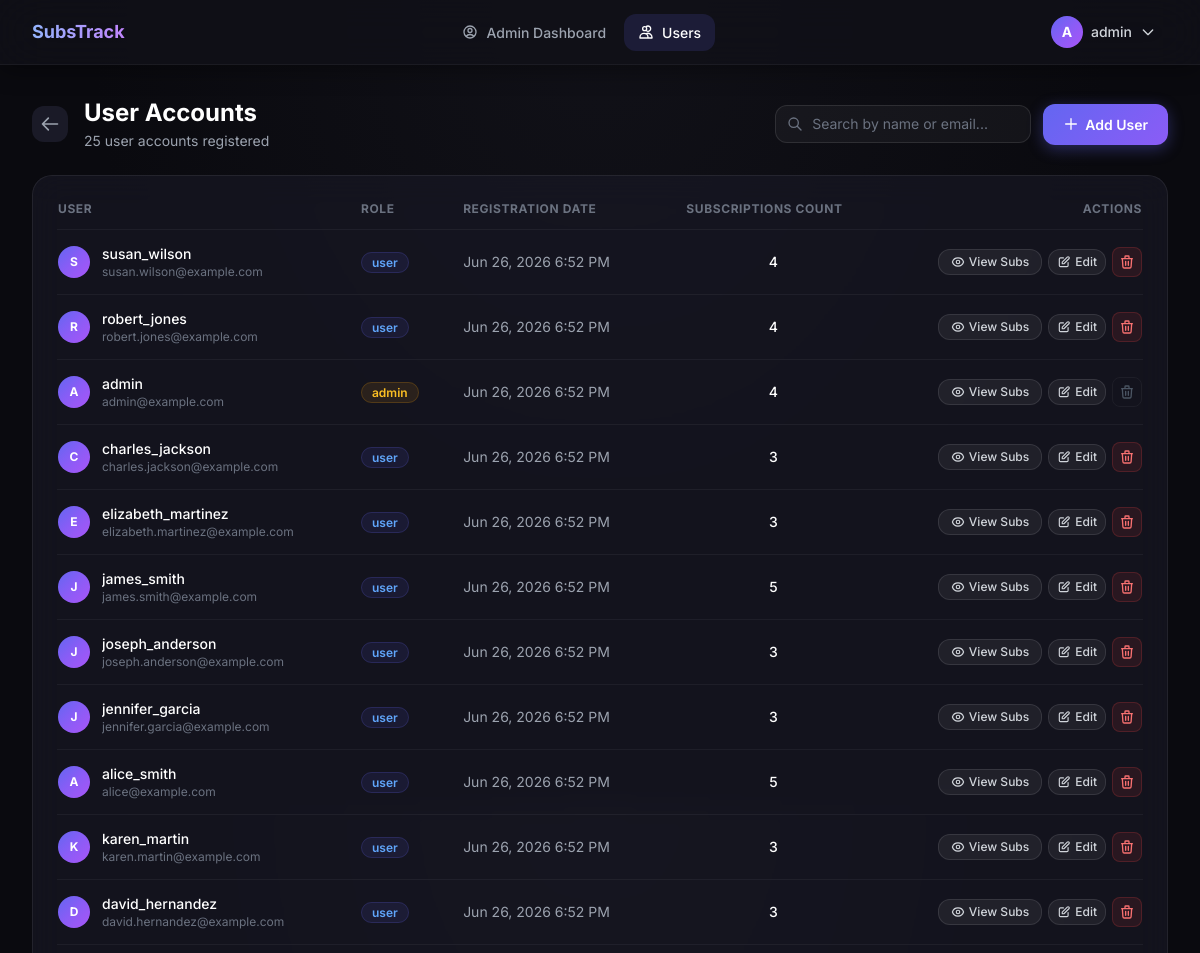
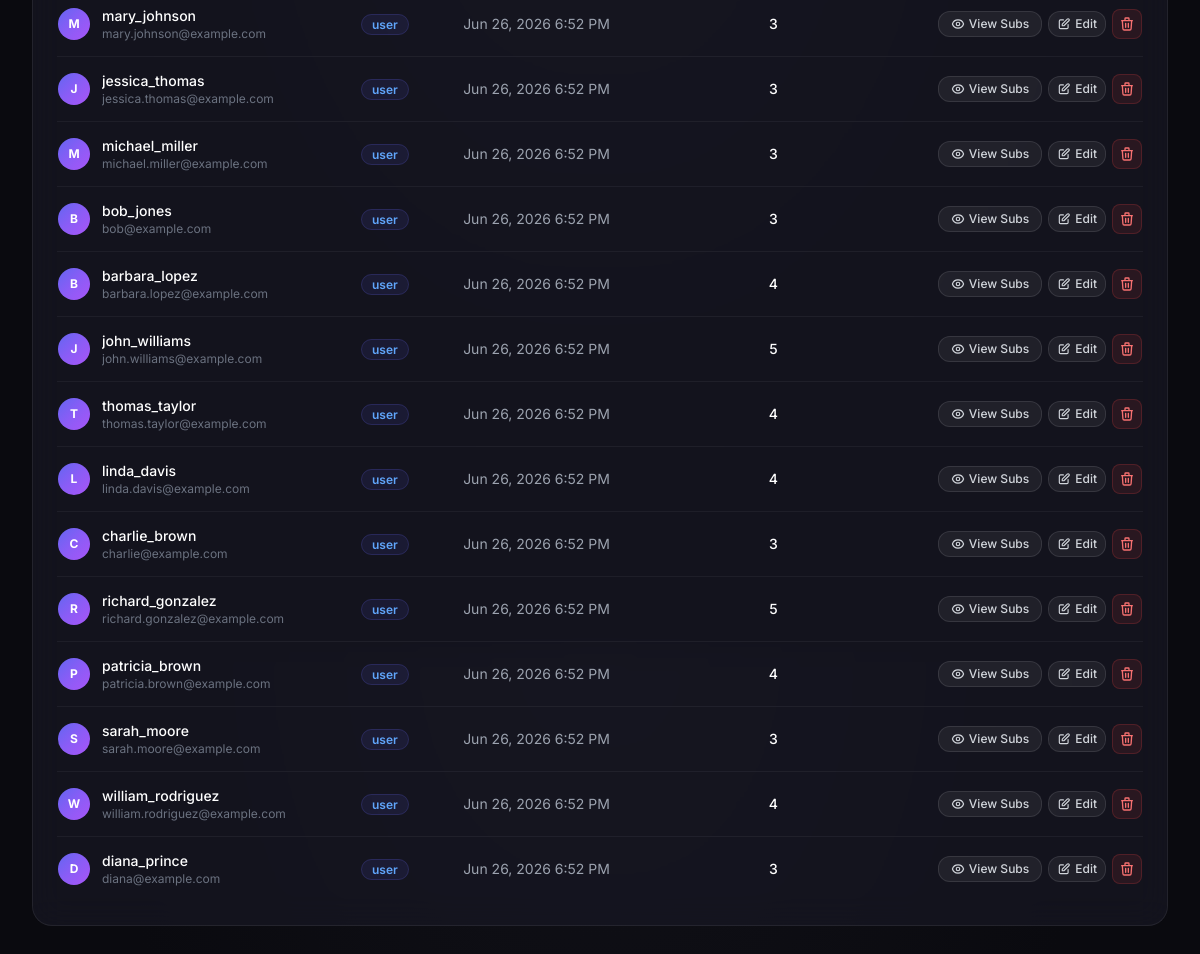
The app's page /admin/users (signed in) with its own data (2 pictures, top to bottom).
### tables this page shows
CREATE TABLE IF NOT EXISTS users (
    id           INT UNSIGNED    NOT NULL AUTO_INCREMENT,
    username     VARCHAR(50)     NOT NULL,
    email        VARCHAR(150)    NOT NULL,
    password     VARCHAR(255)    NOT NULL,
    role         ENUM('admin','user') NOT NULL DEFAULT 'user',
    created_at   TIMESTAMP       NOT NULL DEFAULT CURRENT_TIMESTAMP,
    updated_at   TIMESTAMP       NOT NULL DEFAULT CURRENT_TIMESTAMP ON UPDATE CURRENT_TIMESTAMP,
    PRIMARY KEY (id),
    UNIQUE KEY uq_users_email    (email),
    UNIQUE KEY uq_users_username (username)
);

### controllers/AdminController.php (called while the page is built, shortened)
<?php
require_once dirname(__DIR__) . '/models/User.php';
require_once dirname(__DIR__) . '/models/Subscription.php';
require_once __DIR__ . '/Session.php';
class AdminController
{
    private User $userModel;
    public function __construct()
    {
        $this->userModel = new User();
    }
    public function users(): void
    {
        $query = trim($_GET['q'] ?? '');
        if ($query !== '') {
            $users = $this->userModel->searchUsers($query);
        } else {
            $users = $this->userModel->getAll();
        }
        require_once dirname(__DIR__) . '/views/admin/users.php';
    }
}

### config/database.php (called while the page is built, shortened)
<?php
class Database
{
    private static ?PDO $instance = null;
    public static function getInstance(): PDO
    {
        if (self::$instance === null) {
            $host    = $_ENV['DB_HOST']    ?? '127.0.0.1';
            $port    = $_ENV['DB_PORT']    ?? '3306';
            $dbname  = $_ENV['DB_NAME']    ?? 'subscription_tracker';
            $user    = $_ENV['DB_USER']    ?? 'root';
            $pass    = $_ENV['DB_PASS']    ?? '';
            $charset = $_ENV['DB_CHARSET'] ?? 'utf8mb4';
            $dsn = "mysql:host={$host};port={$port};dbname={$dbname};charset={$charset}";
            $options = [
                PDO::ATTR_ERRMODE            => PDO::ERRMODE_EXCEPTION,
                PDO::ATTR_DEFAULT_FETCH_MODE => PDO::FETCH_ASSOC,
                PDO::ATTR_EMULATE_PREPARES   => false,
                PDO::MYSQL_ATTR_FOUND_ROWS   => true,
                PDO::ATTR_TIMEOUT            => 5,
            ];
            try {
                self::$instance = new PDO($dsn, $user, $pass, $options);
            } catch (PDOException $e) {
                error_log('[Database] Connection failed: ' . $e->getMessage());
                die(json_encode(['error' => 'Database connection failed. Please try again later.']));
            }
        }
        return self::$instance;
    }
}

### models/User.php (called while the page is built, shortened)
<?php
require_once dirname(__DIR__) . '/config/database.php';
class User
{
    private PDO $db;
    public function __construct()
    {
        $this->db = Database::getInstance();
    }
    public function getAll(): array
    {
        $stmt = $this->db->prepare(
            'SELECT u.id, u.username, u.email, u.role, u.created_at, COUNT(s.id) AS subscription_count
             FROM users u
             LEFT JOIN subscriptions s ON u.id = s.user_id
             GROUP BY u.id
             ORDER BY u.created_at DESC'
        );
        $stmt->execute();
        return $stmt->fetchAll();
    }
}

### controllers/Session.php (called while the page is built, shortened)
<?php
class Session
{
    public static function get(string $key, mixed $default = null): mixed
    {
        return $_SESSION[$key] ?? $default;
    }
}

### views/admin/users.php (the view, shortened to what this page needs)
<?php
$users           = $users ?? [];
$query           = $query ?? '';
require_once __DIR__ . '/../layout/header.php';
require_once __DIR__ . '/../layout/navbar.php';
$loggedInAdminId = (int) \Session::get('user_id');
?>
<div class="min-h-screen">
    <main class="max-w-7xl mx-auto px-4 sm:px-6 lg:px-8 py-8 space-y-6">
        <div class="flex flex-col sm:flex-row sm:items-center sm:justify-between gap-4">
            <div class="flex items-center gap-4">
                <a href="/admin"
                   class="p-2 rounded-xl bg-surface-700 hover:bg-surface-600 text-gray-400 hover:text-white transition-all duration-200"
                   aria-label="Go back">
                    <svg class="w-5 h-5" fill="none" viewBox="0 0 24 24" stroke="currentColor">
                        <path stroke-linecap="round" stroke-linejoin="round" stroke-width="2" d="M10 19l-7-7m0 0l7-7m-7 7h18"/>
                    </svg>
                </a>
                <div>
                    <h1 class="text-2xl font-bold text-white">User Accounts</h1>
                    <p class="text-gray-400 text-sm mt-0.5"><?= count($users) ?> user accounts registered</p>
                </div>
            </div>
            <div class="flex items-center gap-3 w-full sm:w-auto">
                <form method="GET" action="/admin/users" class="relative flex-1 sm:flex-initial">
                    <span class="absolute left-3 top-1/2 -translate-y-1/2 text-gray-500">
                        <svg class="w-4 h-4" fill="none" viewBox="0 0 24 24" stroke="currentColor">
                            <path stroke-linecap="round" stroke-linejoin="round" stroke-width="2" d="M21 21l-6-6m2-5a7 7 0 11-14 0 7 7 0 0114 0z" />
                        </svg>
                    </span>
                    <input type="text" name="q" placeholder="Search by name or email..."
                        value="<?= htmlspecialchars($query ?? '', ENT_QUOTES) ?>"
                        class="form-input pl-9 py-2 text-sm w-full sm:w-64 focus:w-80 transition-all duration-300" />
                </form>
                <a href="/admin/users/create" class="btn-primary whitespace-nowrap">
                    <svg class="w-4 h-4 mr-1.5 inline" fill="none" viewBox="0 0 24 24" stroke="currentColor">
                        <path stroke-linecap="round" stroke-linejoin="round" stroke-width="2" d="M12 4v16m8-8H4" />
                    </svg>
                    Add User
                </a>
            </div>
        </div>
        <div class="glass-card p-6">
            <?php if (empty($users)): ?>
                <div class="flex flex-col items-center justify-center py-16 text-center">
                    <div class="w-16 h-16 rounded-full bg-surface-600 flex items-center justify-center mb-4">
                        <svg class="w-8 h-8 text-gray-500" fill="none" viewBox="0 0 24 24" stroke="currentColor">
                            <path stroke-linecap="round" stroke-linejoin="round" stroke-width="2" d="M12 4.354a4 4 0 110 5.292M15 21H3v-1a6 6 0 0112 0v1zm0 0h6v-1a6 6 0 00-9-5.197M13 7a3 3 0 11-6 0 3 3 0 016 0z" />
                        </svg>
                    </div>
                    <h3 class="text-white font-medium">No users found</h3>
                    <p class="text-gray-500 text-xs mt-1">Try resetting your search query.</p>
                    <a href="/admin/users" class="btn-secondary text-xs mt-4">Reset Filter</a>
                </div>
            <?php else: ?>
                <div class="overflow-x-auto">
                    <table class="w-full text-left border-collapse">
                        <thead>
                            <tr class="border-b border-white/5 text-xs text-gray-500 uppercase tracking-wider font-semibold">
                                <th class="pb-3 pr-4 cursor-pointer select-none hover:text-white transition-colors duration-150 sort-header group" data-sort="name">
                                    <div class="flex items-center gap-1.5">
                                        <span>User</span>
                                    </div>
                                </th>
                                <th class="pb-3 px-4 cursor-pointer select-none hover:text-white transition-colors duration-150 sort-header group" data-sort="role">
                                    <div class="flex items-center gap-1.5">
                                        <span>Role</span>
                                    </div>
                                </th>
                                <th class="pb-3 px-4 cursor-pointer select-none hover:text-white transition-colors duration-150 sort-header group" data-sort="registrationDate">
                                    <div class="flex items-center gap-1.5">
                                        <span>Registration Date</span>
                                    </div>
                                </th>
                                <th class="pb-3 px-4 cursor-pointer select-none hover:text-white transition-colors duration-150 sort-header group" data-sort="subscriptionsCount">
                                    <div class="flex items-center justify-center gap-1.5">
                                        <span>Subscriptions Count</span>
                                    </div>
                                </th>
                                <th class="pb-3 pl-4 text-right">Actions</th>
                            </tr>
                        </thead>
                        <tbody class="divide-y divide-white/5 text-sm">
                            <?php foreach ($users as $u): ?>
                                <tr class="hover:bg-white/[0.01] transition-colors duration-150"
                                    data-name="<?= htmlspecialchars($u['username'], ENT_QUOTES) ?>"
                                    data-role="<?= htmlspecialchars($u['role'], ENT_QUOTES) ?>"
                                    data-date="<?= htmlspecialchars($u['created_at'], ENT_QUOTES) ?>"
                                    data-subs="<?= (int)$u['subscription_count'] ?>">
                                    <td class="py-3.5 pr-4 flex items-center gap-3">
                                        <div class="w-8 h-8 rounded-full bg-gradient-brand flex items-center justify-center text-xs font-bold text-white">
                                            <?= htmlspecialchars(strtoupper(substr($u['username'], 0, 1)), ENT_QUOTES) ?>
                                        </div>
                                        <div class="min-w-0">
                                            <p class="font-medium text-white truncate"><?= htmlspecialchars($u['username'], ENT_QUOTES) ?></p>
                                            <p class="text-xs text-gray-500 truncate"><?= htmlspecialchars($u['email'], ENT_QUOTES) ?></p>
                                        </div>
                                    </td>
                                    <td class="py-3.5 px-4">
                                        <span class="text-xs font-semibold px-2.5 py-0.5 rounded-full border <?= $u['role'] === 'admin' ? 'bg-amber-500/10 border-amber-500/20 text-amber-400' : 'bg-brand-500/10 border-brand-500/20 text-brand-400' ?>">
                                            <?= htmlspecialchars($u['role'], ENT_QUOTES) ?>
                                        </span>
                                    </td>
                                    <td class="py-3.5 px-4 text-gray-400">
                                        <?= date('M j, Y g:i A', strtotime($u['created_at'])) ?>
                                    </td>
                                    <td class="py-3.5 px-4 text-center text-white font-medium">
                                        <?= (int)$u['subscription_count'] ?>
                                    </td>
                                    <td class="py-3.5 pl-4 text-right">
                                        <div class="flex items-center justify-end gap-1.5">
                                            <a href="/admin/users/<?= $u['id'] ?>/subscriptions"
                                                class="btn-secondary py-1 px-3 text-xs flex items-center gap-1">
                                                View Subs
                                            </a>
                                            <a href="/admin/users/<?= $u['id'] ?>/edit"
                                                class="btn-secondary py-1 px-2 text-xs flex items-center gap-1">
                                                <svg class="w-3.5 h-3.5" fill="none" viewBox="0 0 24 24" stroke="currentColor">
                                                    <path stroke-linecap="round" stroke-linejoin="round" stroke-width="2" d="M11 5H6a2 2 0 00-2 2v11a2 2 0 002 2h11a2 2 0 002-2v-5m-1.414-9.414a2 2 0 112.828 2.828L11.828 15H9v-2.828l8.586-8.586z" />
                                                </svg>
                                                Edit
                                            </a>
                                            <?php if ($u['id'] !== $loggedInAdminId): ?>
                                                <form method="POST" action="/admin/users/<?= $u['id'] ?>/delete"
                                                    class="inline-block delete-confirm-form"
                                                    data-confirm="Are you sure you want to permanently delete user &quot;<?= htmlspecialchars($u['username'], ENT_QUOTES) ?>&quot;?<br/><br/>This will also cascade delete all subscriptions and email alerts for this account!">
                                                    <button type="submit"
                                                        class="flex items-center justify-center p-1.5 rounded-lg bg-red-500/10 hover:bg-red-500/20 text-red-400 border border-red-500/20 hover:border-red-500/40 transition-all duration-200">
                                                        <svg class="w-4 h-4" fill="none" viewBox="0 0 24 24" stroke="currentColor">
                                                            <path stroke-linecap="round" stroke-linejoin="round" stroke-width="2" d="M19 7l-.867 12.142A2 2 0 0116.138 21H7.862a2 2 0 01-1.995-1.858L5 7m5 4v6m4-6v6m1-10V4a1 1 0 00-1-1h-4a1 1 0 00-1 1v3M4 7h16" />
                                                        </svg>
                                                    </button>
                                                </form>
                                            <?php else: ?>
                                                <span class="p-1.5 text-gray-600 cursor-not-allowed border border-white/5 rounded-lg" title="Cannot delete yourself">
                                                    <svg class="w-4 h-4" fill="none" viewBox="0 0 24 24" stroke="currentColor">
                                                        <path stroke-linecap="round" stroke-linejoin="round" stroke-width="2" d="M19 7l-.867 12.142A2 2 0 0116.138 21H7.862a2 2 0 01-1.995-1.858L5 7m5 4v6m4-6v6m1-10V4a1 1 0 00-1-1h-4a1 1 0 00-1 1v3M4 7h16" />
                                                    </svg>
                                                </span>
                                            <?php endif; ?>
                                        </div>
                                    </td>
                                </tr>
                            <?php endforeach; ?>
                        </tbody>
                    </table>
                </div>
            <?php endif; ?>
        </div>
    </main>
</div>
<?php require_once __DIR__ . '/../layout/footer.php'; ?>

### records on screen
users: username "S", username "susan_wilson", email "susan.wilson@example.com", role "user", created_at "Jun 26, 2026 6:52 PM", subscription_count "4"
users: username "R", username "robert_jones", email "robert.jones@example.com", role "user", created_at "Jun 26, 2026 6:52 PM", subscription_count "4"
users: username "A", username "admin", email "admin@example.com", role "admin", created_at "Jun 26, 2026 6:52 PM", subscription_count "4"
users: username "C", username "charles_jackson", email "charles.jackson@example.com", role "user", created_at "Jun 26, 2026 6:52 PM", subscription_count "3"
users: username "E", username "elizabeth_martinez", email "elizabeth.martinez@example.com", role "user", created_at "Jun 26, 2026 6:52 PM", subscription_count "3"
users: username "J", username "james_smith", email "james.smith@example.com", role "user", created_at "Jun 26, 2026 6:52 PM", subscription_count "5"
users: username "J", username "joseph_anderson", email "joseph.anderson@example.com", role "user", created_at "Jun 26, 2026 6:52 PM", subscription_count "3"
users: username "J", username "jennifer_garcia", email "jennifer.garcia@example.com", role "user", created_at "Jun 26, 2026 6:52 PM", subscription_count "3"
users: username "A", username "alice_smith", email "alice@example.com", role "user", created_at "Jun 26, 2026 6:52 PM", subscription_count "5"
users: username "K", username "karen_martin", email "karen.martin@example.com", role "user", created_at "Jun 26, 2026 6:52 PM", subscription_count "3"
users: username "D", username "david_hernandez", email "david.hernandez@example.com", role "user", created_at "Jun 26, 2026 6:52 PM", subscription_count "3"
users: username "M", username "mary_johnson", email "mary.johnson@example.com", role "user", created_at "Jun 26, 2026 6:52 PM", subscription_count "3"
users: username "J", username "jessica_thomas", email "jessica.thomas@example.com", role "user", created_at "Jun 26, 2026 6:52 PM", subscription_count "3"
users: username "M", username "michael_miller", email "michael.miller@example.com", role "user", created_at "Jun 26, 2026 6:52 PM", subscription_count "3"
users: username "B", username "bob_jones", email "bob@example.com", role "user", created_at "Jun 26, 2026 6:52 PM", subscription_count "3"
users: username "B", username "barbara_lopez", email "barbara.lopez@example.com", role "user", created_at "Jun 26, 2026 6:52 PM", subscription_count "4"
users: username "J", username "john_williams", email "john.williams@example.com", role "user", created_at "Jun 26, 2026 6:52 PM", subscription_count "5"
users: username "T", username "thomas_taylor", email "thomas.taylor@example.com", role "user", created_at "Jun 26, 2026 6:52 PM", subscription_count "4"
users: username "L", username "linda_davis", email "linda.davis@example.com", role "user", created_at "Jun 26, 2026 6:52 PM", subscription_count "4"
users: username "C", username "charlie_brown", email "charlie@example.com", role "user", created_at "Jun 26, 2026 6:52 PM", subscription_count "3"
users: username "R", username "richard_gonzalez", email "richard.gonzalez@example.com", role "user", created_at "Jun 26, 2026 6:52 PM", subscription_count "5"
users: username "P", username "patricia_brown", email "patricia.brown@example.com", role "user", created_at "Jun 26, 2026 6:52 PM", subscription_count "4"
users: username "S", username "sarah_moore", email "sarah.moore@example.com", role "user", created_at "Jun 26, 2026 6:52 PM", subscription_count "3"
users: username "W", username "william_rodriguez", email "william.rodriguez@example.com", role "user", created_at "Jun 26, 2026 6:52 PM", subscription_count "4"
users: username "D", username "diana_prince", email "diana@example.com", role "user", created_at "Jun 26, 2026 6:52 PM", subscription_count "3"

### other values on screen
substr($currentUsername, 0, 1) "A"
$currentUsername "admin"
count($users) "25"
